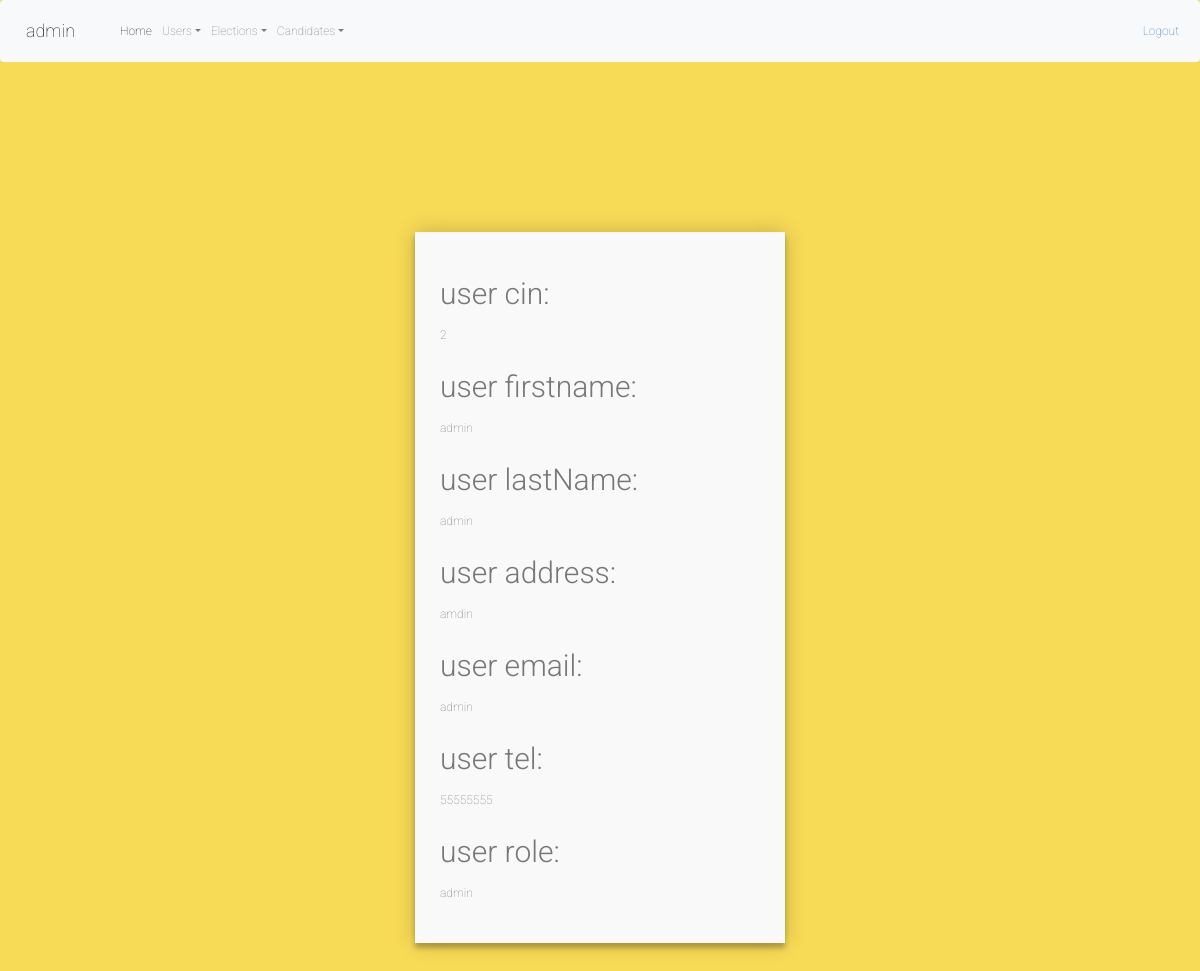
The app's page /admin/users/showUser.php?id=2 (signed in) with its own data.
### tables this page shows
CREATE TABLE `user` (
  `id` int(11) NOT NULL,
  `firstName` varchar(10) NOT NULL,
  `lastName` varchar(10) NOT NULL,
  `address` varchar(25) NOT NULL,
  `email` varchar(20) NOT NULL,
  `password` varchar(20) NOT NULL,
  `tel` varchar(12) NOT NULL,
  `role` int(1) NOT NULL DEFAULT '0'
);

### admin/users/showUser.php (the view, shortened to what this page needs)
<?php
$bdd = ConnexionBD::getInstance();
if(isset($_SESSION['username']) && isset($_SESSION['password']) && isset($_SESSION['role'])) {
	if($_SESSION['role']){
	    if(isset($_SESSION['modifyId'])){
	        $id = $_SESSION['modifyId'];
	        if(isset($_POST['first'])&&isset($_POST['last'])&&isset($_POST['email'])&&isset($_POST['tel'])
                &&isset($_POST['address'])&&isset($_POST['role'])){
                $req = $bdd->prepare('update user set firstName=? , lastName=? , address=? , email=? , tel=? ,role=? where id=? ');
                $req->execute(array($_POST['first'],$_POST['last'],$_POST['address'],$_POST['email'],$_POST['tel'],$_POST['role'],$id));
            }else{
            }
            unset($_SESSION['modifyId']);
            unset($_SESSION['id']);
        }else{
            $id = $_GET['id'];
        }
        $req = $bdd->prepare('SELECT * FROM user where id=?');
            $req->execute(array($id));
            $user = $req->fetch(PDO::FETCH_OBJ);
        include '../../includes/header.php';
        ?>
         <link rel="stylesheet" href="../../assets/css/style.css">
    <div class="container">
        <div id="contact">
    <h3>user cin:</h3>
        <p><?=$user->id?></p>
    <h3>user firstname:</h3>
        <p><?=$user->firstName?></p>
    <h3>user lastName:</h3>
        <p><?=$user->lastName?></p>
    <h3>user address:</h3>
        <p><?=$user->address?></p>
    <h3>user email:</h3>
        <p><?=$user->email?></p>
    <h3>user tel:</h3>
        <p><?=$user->tel?></p>
    <h3>user role:</h3>
        <p><?php if($user->role){
            echo "admin";
        }else{
                echo "Elector";
            }
        ?></p>
    </div>
    </div>
        <?php
    }else{
        header("Location: ../login");
    }
}
else{
    header("Location: ../login");
}
?>

### assets/css/style.css (style rules this page uses)
* { margin: 0; padding: 0; box-sizing: border-box; -webkit-box-sizing: border-box; -moz-box-sizing: border-box; -webkit-font-smoothing: antialiased; -moz-font-smoothing: antialiased; -o-font-smoothing: antialiased; font-smoothing: antialiased; text-rendering: optimizeLegibility; }
.container { max-width: 400px; width: 100%; margin: 0 auto; position: relative; }
#contact { background: #F9F9F9; padding: 25px; margin: 150px 0; box-shadow: 0 0 20px 0 rgba(0, 0, 0, 0.2), 0 5px 5px 0 rgba(0, 0, 0, 0.24); }
#contact h3 { display: block; font-size: 30px; font-weight: 300; margin-bottom: 10px; }

### records on screen
user: id "2", firstName "admin", lastName "admin", address "amdin", email "admin", tel "55555555"

### other values on screen
$_SESSION['username'] "admin"
